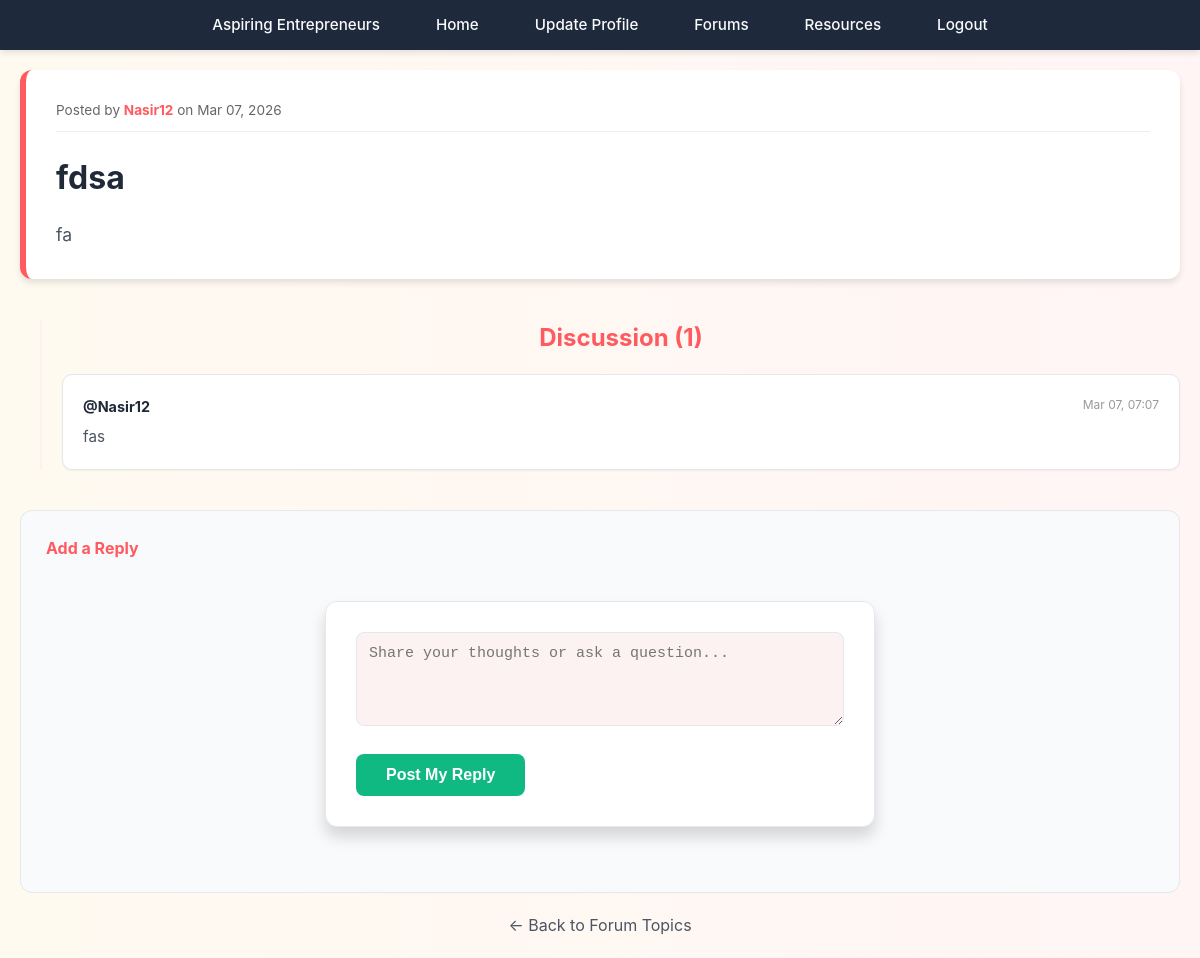
The app's page /view_topic.php?id=1 (signed in) with its own data.
### tables this page shows
CREATE TABLE `forum_topics` (
  `topic_id` int(11) NOT NULL,
  `user_id` int(11) DEFAULT NULL,
  `title` varchar(200) DEFAULT NULL,
  `description` text DEFAULT NULL,
  `created_at` timestamp NOT NULL DEFAULT current_timestamp()
);

CREATE TABLE `users` (
  `id` int(11) NOT NULL,
  `username` varchar(50) NOT NULL,
  `password` varchar(255) NOT NULL,
  `email` varchar(100) NOT NULL,
  `phone` varchar(15) NOT NULL,
  `cnic` varchar(13) NOT NULL,
  `created_at` timestamp NOT NULL DEFAULT current_timestamp()
);

CREATE TABLE `forum_replies` (
  `reply_id` int(11) NOT NULL,
  `topic_id` int(11) DEFAULT NULL,
  `user_id` int(11) DEFAULT NULL,
  `message` text DEFAULT NULL,
  `created_at` timestamp NOT NULL DEFAULT current_timestamp()
);

### view_topic.php (the view, shortened to what this page needs)
<?php
include "config.php";
$topic_id = intval($_GET['id']);
$topic_res = mysqli_query($conn, "SELECT ft.*, u.username FROM forum_topics ft
                                  LEFT JOIN users u ON ft.user_id = u.id
                                  WHERE ft.topic_id=$topic_id");
$topic = mysqli_fetch_assoc($topic_res);
$replies = mysqli_query($conn, "SELECT fr.*, u.username FROM forum_replies fr
                                LEFT JOIN users u ON fr.user_id = u.id
                                WHERE fr.topic_id=$topic_id
                                ORDER BY fr.created_at ASC");
?>
<!DOCTYPE html>
<html lang="en">
<head>
    <link rel="stylesheet" href="./CSS/style.css">
</head>
<body>
<?php include('navbar.php'); ?>
<div class="container">
    <div class="topic-header-card">
        <span class="author-meta">
            Posted by <strong><?php echo htmlspecialchars($topic['username']); ?></strong>
            on <?php echo date('M d, Y', strtotime($topic['created_at'])); ?>
        </span>
        <h2><?php echo htmlspecialchars($topic['title']); ?></h2>
        <div class="topic-body">
            <?php echo nl2br(htmlspecialchars($topic['description'])); ?>
        </div>
    </div>
    <div class="replies-container">
        <h3>Discussion (<?php echo mysqli_num_rows($replies); ?>)</h3>
        <?php if(mysqli_num_rows($replies) > 0): ?>
            <?php while($r = mysqli_fetch_assoc($replies)): ?>
                <div class="reply-card">
                    <span class="reply-date"><?php echo date('M d, H:i', strtotime($r['created_at'])); ?></span>
                    <span class="reply-author">@<?php echo htmlspecialchars($r['username']); ?></span>
                    <div class="reply-text">
                        <?php echo nl2br(htmlspecialchars($r['message'])); ?>
                    </div>
                </div>
            <?php endwhile; ?>
        <?php else: ?>
            <p style="color: #999; font-style: italic;">No replies yet. Start the conversation!</p>
        <?php endif; ?>
    </div>
    <div class="reply-form-section">
        <h4>Add a Reply</h4>
        <form method="post">
            <textarea name="message" rows="4" placeholder="Share your thoughts or ask a question..." required></textarea>
            <button type="submit" name="reply_submit" style="width: auto; padding: 12px 30px;">Post My Reply</button>
        </form>
    </div>
    <div style="margin-top: 20px; text-align: center;">
        <a href="forum.php" style="color: var(--text-secondary); text-decoration: none;">&larr; Back to Forum Topics</a>
    </div>
</div>
</body>
</html>

### CSS/style.css (style rules this page uses)
:root { --primary-color: #ff5a5f; --primary-hover: #e14d52; --secondary-color: #ffcc00; --secondary-hover: #e6b800; --text-primary: #1f2937; --text-secondary: #4b5563; --bg-primary: #ffffff; --bg-secondary: #fdf2f2; --border-color: #e5e7eb; --shadow-sm: 0 1px 2px rgba(0, 0, 0, 0.05); --shadow-md: 0 4px 6px rgba(0, 0, 0, 0.1); --shadow-lg: 0 10px 15px rgba(0, 0, 0, 0.15); }
* { margin: 0; padding: 0; box-sizing: border-box; }
body { font-family: 'Inter', sans-serif; background: linear-gradient(to right, #fffaf0, #fff5f5); color: var(--text-primary); line-height: 1.6; }
h1, h2, h3, h4, h5, h6 { margin-top: 30px; font-weight: 700; text-align: center; margin-bottom: 1rem; color: var(--primary-color); }
h2 { font-size: 2rem; }
h3 { font-size: 1.5rem; }
form { max-width: 550px; margin: 40px auto; padding: 30px; background: var(--bg-primary); border-radius: 12px; box-shadow: var(--shadow-lg); border: 1px solid var(--border-color); }
input, select, textarea { width: 100%; padding: 12px; border: 1.5px solid var(--border-color); border-radius: 8px; margin-bottom: 20px; font-size: 15px; background-color: var(--bg-secondary); transition: border-color 0.2s, box-shadow 0.2s; }
button, input[type="submit"] { display: inline-block; width: 100%; background: #10b981; color: white; border: none; padding: 12px 20px; font-size: 1rem; font-weight: 600; cursor: pointer; border-radius: 8px; transition: all 0.2s ease; }

### view_topic.php (style rules this page uses)
.container { margin: 20px; }
.topic-header-card { background: white; padding: 30px; border-radius: 12px; box-shadow: var(--shadow-md); border-left: 6px solid var(--primary-color); margin-bottom: 40px; }
.topic-header-card h2 { text-align: left; margin-top: 0; color: var(--text-primary); }
.author-meta { font-size: 0.85rem; color: #666; margin-bottom: 20px; display: block; border-bottom: 1px solid #eee; padding-bottom: 10px; }
.author-meta strong { color: var(--primary-color); }
.topic-body { font-size: 1.1rem; line-height: 1.7; color: var(--text-secondary); }
.replies-container { margin-left: 20px; border-left: 2px solid var(--bg-secondary); padding-left: 20px; }
.reply-card { background: white; padding: 20px; border-radius: 10px; box-shadow: var(--shadow-sm); margin-bottom: 20px; border: 1px solid var(--border-color); position: relative; }
.reply-author { font-weight: 700; font-size: 0.9rem; color: var(--text-primary); margin-bottom: 8px; display: block; }
.reply-date { font-size: 0.75rem; color: #999; float: right; }
.reply-text { font-size: 0.95rem; color: var(--text-secondary); line-height: 1.5; }
.reply-form-section { background: #f8fafc; padding: 25px; border-radius: 12px; margin-top: 40px; border: 1px solid var(--border-color); }
.reply-form-section h4 { margin-top: 0; text-align: left; }

### records on screen
forum_topics: user.username "Nasir12", created_at "Mar 07, 2026", title "fdsa", description "fa"
forum_replies: created_at "Mar 07, 07:07", user.username "Nasir12", message "fas"

### other values on screen
mysqli_num_rows($replies) "1"
